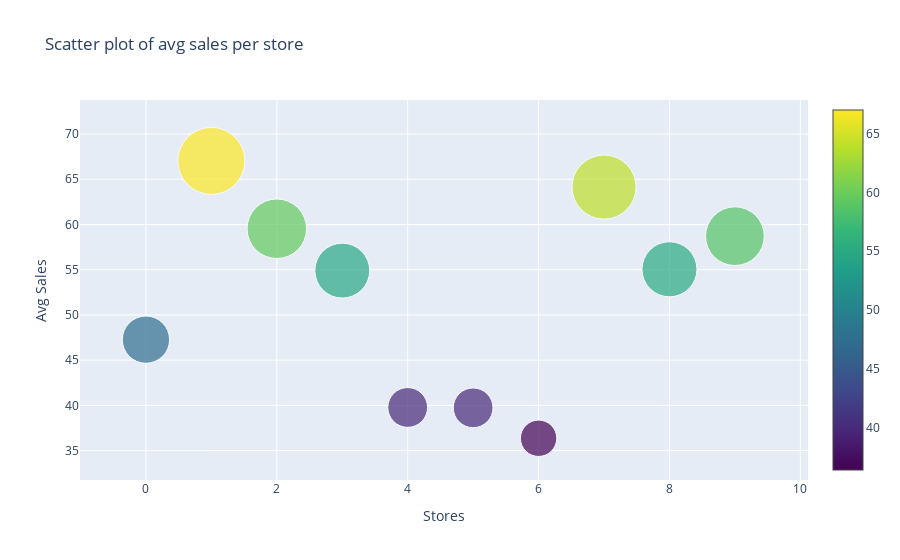

The notebook cell saved with this chart:
### Code cell
# Scatter plot of average sales per store
sales_store_data = go.Scatter(
    y = sales_across_store_df.avg_sale.values,
    mode='markers',
    marker=dict(
        size = sales_across_store_df.avg_sale.values,
        color = sales_across_store_df.avg_sale.values,
        colorscale='Viridis',
        showscale=True
    ),
    text = sales_across_store_df.index.values
)
data = [sales_store_data]

sales_store_layout = go.Layout(
    autosize= True,
    title= 'Scatter plot of avg sales per store',
    hovermode= 'closest',
    xaxis= dict(
        title= 'Stores',
        ticklen= 10,
        zeroline= False,
        gridwidth= 1,
    ),
    yaxis=dict(
        title= 'Avg Sales',
        ticklen= 10,
        zeroline= False,
        gridwidth= 1,
    ),
    showlegend= False
)
fig = go.Figure(data=data, layout=sales_store_layout)
py.iplot(fig,filename='scatter_sales_store')

### Figure 1 — Plotly figure (JSON) as saved in the notebook; plotly's stock layout.template omitted (floating-point values rounded to 4 significant figures)
{"data": [{"marker": {"color": [47.27, 67.03, 59.53, 54.9, 39.77, 39.73, 36.36, 64.14, 55.05, 58.71], "colorscale": [[0, "#440154"], [0.1111, "#482878"], [0.2222, "#3e4989"], [0.3333, "#31688e"], [0.4444, "#26828e"], [0.5556, "#1f9e89"], [0.6667, "#35b779"], [0.7778, "#6ece58"], [0.8889, "#b5de2b"], [1, "#fde725"]], "showscale": true, "size": [47.27, 67.03, 59.53, 54.9, 39.77, 39.73, 36.36, 64.14, 55.05, 58.71]}, "mode": "markers", "text": [1.0, 2.0, 3.0, 4.0, 5.0, 6.0, 7.0, 8.0, 9.0, 10.0], "type": "scatter", "y": [47.27, 67.03, 59.53, 54.9, 39.77, 39.73, 36.36, 64.14, 55.05, 58.71]}], "layout": {"autosize": true, "hovermode": "closest", "showlegend": false, "title": {"text": "Scatter plot of avg sales per store"}, "xaxis": {"gridwidth": 1, "ticklen": 10, "title": {"text": "Stores"}, "zeroline": false}, "yaxis": {"gridwidth": 1, "ticklen": 10, "title": {"text": "Avg Sales"}, "zeroline": false}}}
